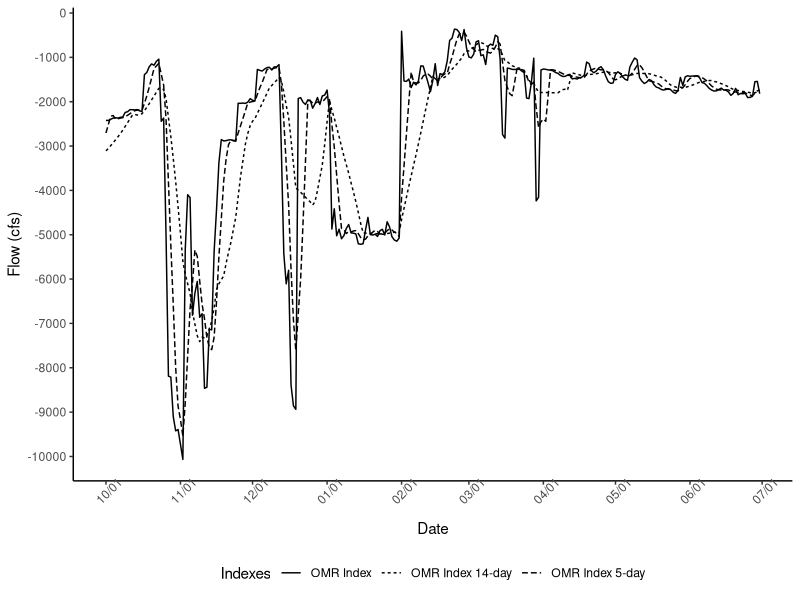

R code for this plot:
#Code by Nick Bertrand
#nbertrand@usbr.gov

#this script will create the graph for the OMR index figure


library(readxl)
library(tidyverse)
library(scales)

#data provided by Reclamation CVO and DWR

###################################################
#sample data for figure development
#delete once actual data is available
library(readxl)
Appendix_C_WY2022_OMR_Seasonal_Report_Data_File <- read_excel("Appendix C - WY2022 OMR Seasonal Report Data File.xlsx", 
                                                              sheet = "DayFlow Daily")
View(Appendix_C_WY2022_OMR_Seasonal_Report_Data_File)

test <- Appendix_C_WY2022_OMR_Seasonal_Report_Data_File

OMR_data <- test %>% select(Date,`OMR Index`,`OMR Index 5-day`, `OMR Index 14-day`) %>% 
  gather(`OMR Index`,`OMR Index 5-day`, `OMR Index 14-day`, key = "Indexes", value = "cfs")

#######################################################
#plots data

OMR_plot <- ggplot(OMR_data, aes(x = as.Date(Date), y = cfs, linetype = Indexes))+
  geom_line()+
  scale_x_date(name= "Date", breaks = date_breaks("months"),labels = date_format("%m/%d")) +
  scale_y_continuous(name = "Flow (cfs)", breaks = pretty_breaks(n = 10))+
  theme_classic()+
  theme(axis.text.x = element_text(angle=45), legend.position="bottom")

OMR_plot




